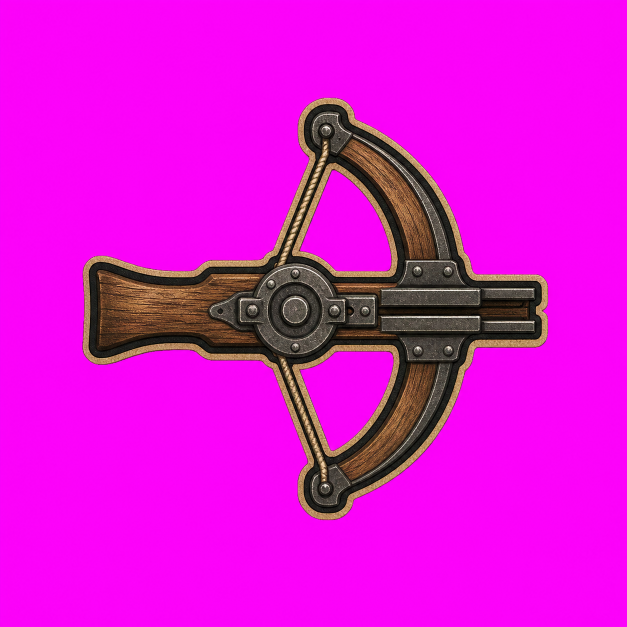
#> input picture v_apha/assets/_archive/crossbow-family-reset-2026-07-22/approved-canon-modules/ranger/ranger__active_primary__rapid_crossbow_v1_chroma.png, 1254 x 1254 px, found by its file name (shown at 1/2 size)
$ python prepare_ranger_rapid_crossbow.py
#> lines starting #> are read from the running program, lines starting #| are printed output that depends on the picture; after the words box and inside, x2 and y2 are one past the last pixel; in counts of white or black regions, pixels touching at a corner belong together
### v_apha/scripts/prepare_fortress_ranged_stone_chunk_b.py
#!/usr/bin/env python3
"""Promote fortress-ranged stone debris chunk B and compare the shared kit."""

from __future__ import annotations

import json
import shutil
from pathlib import Path

from PIL import Image, ImageDraw, ImageFont


ROOT = Path(__file__).resolve().parents[1]
CANDIDATES = ROOT / "assets/staging/candidates/modules/fortress_ranged"
CANON = ROOT / "assets/approved/canon/modules/fortress_ranged"
REVIEW = ROOT / "assets/staging/reviews/modules/fortress_ranged"
SOURCE = CANDIDATES / "fortress_ranged__debris__stone_rim_chunk_b_v1_chroma.png"
BASE_META = CANON / "fortress_ranged__base_token__round_light_v1.json"
CHUNK_A_IMAGE = CANON / "fortress_ranged__debris__stone_rim_chunk_a_v1_alpha.png"
CHUNK_A_META = CANON / "fortress_ranged__debris__stone_rim_chunk_a_v1.json"
NAME = "fortress_ranged__debris__stone_rim_chunk_b_v1"
SCALE_TO_BASE = 0.115


def chroma_to_alpha(source: Image.Image) -> Image.Image:
    out = source.convert("RGBA")
    pixels = []
    for r, g, b, _ in out.getdata():
        # Key the saturated magenta field while retaining the tan cut edge.
        dominance = min(r - g, b - g)
        # ImageGen leaves a thin compressed pink fringe around the cut line.
        # This asset has no legitimate pink material, so remove the full hue family.
        alpha = 0 if r > 130 and b > 120 and g < 145 and dominance > 32 else 255
        pixels.append((r, g, b, alpha))
#> this loop made 1572516 passes
#> (r, g, b, dominance) on passes 1 to 3: (240, 12, 240, 228), (248, 9, 248, 239), (250, 5, 249, 244)
#> after the loop, pixels = 1572516 items
    out.putdata(pixels)
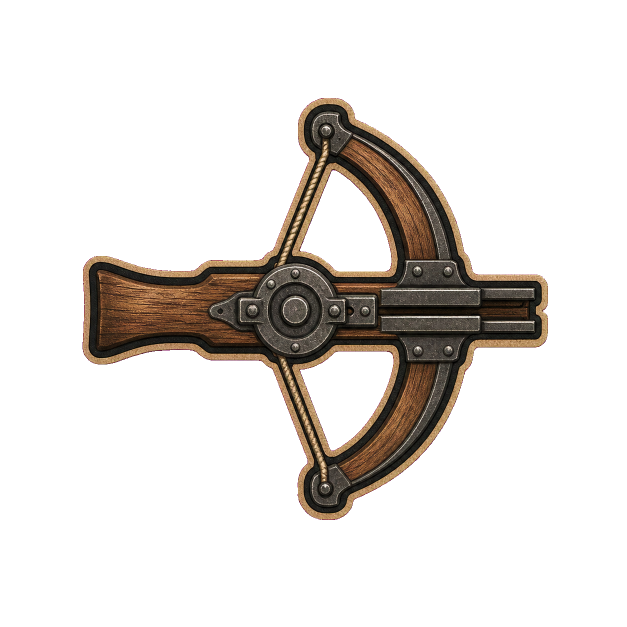
#> out: PIL image 1254x1254 RGBA (shown at 1/2 size); mean R, G, B, A 222.4, 16, 213.4, 47.1; transparent parts drawn white
    return out


# [130 lines left out: functions tight_bbox, center_of_mass, checker, main, not called in this run]


# [2 lines that do not run on import are left out]

### v_apha/scripts/prepare_ranger_rapid_crossbow.py
#!/usr/bin/env python3
"""Promote Ranger's rapid crossbow and validate its inherited-base rotation."""

from __future__ import annotations

import json
import math
import shutil
from pathlib import Path

from PIL import Image, ImageDraw, ImageFont

from prepare_fortress_ranged_stone_chunk_b import chroma_to_alpha, checker


ROOT = Path(__file__).resolve().parents[1]
NAME = "ranger__active_primary__rapid_crossbow_v1"
CANDIDATES = ROOT / "assets/staging/candidates/modules/ranger"
SOURCE = CANDIDATES / f"{NAME}_chroma.png"
ALPHA_FULL = CANDIDATES / f"{NAME}_alpha_full.png"
CANON = ROOT / "assets/approved/canon/modules/ranger"
REVIEW = ROOT / "assets/staging/reviews/modules/ranger"
SHARED = ROOT / "assets/approved/canon/modules/fortress_ranged"
BASE_META = SHARED / "fortress_ranged__base_token__round_light_v1.json"
CORE = ROOT / "assets/staging/reviews/modules/fortress_ranged/fortress_ranged__base_socket_lantern_housing_v1_composite.png"
SCALE_TO_BASE = 0.66


def bbox(image: Image.Image) -> tuple[int, int, int, int]:
    result = image.getchannel("A").point(lambda a: 255 if a > 18 else 0).getbbox()
#> result = (165, 196, 1096, 1040)
    if not result:
        raise RuntimeError("empty Ranger rapid-crossbow cutout")
    return result


def paste_at_pivot(canvas: Image.Image, layer: Image.Image, pivot: list[int], point: tuple[int, int]) -> None:
    canvas.alpha_composite(layer, (point[0] - pivot[0], point[1] - pivot[1]))


def main() -> None:
    CANON.mkdir(parents=True, exist_ok=True)
    REVIEW.mkdir(parents=True, exist_ok=True)
    source = Image.open(SOURCE).convert("RGBA")
    full = chroma_to_alpha(source)
    full.save(ALPHA_FULL, optimize=True)
    bounds = bbox(full)
#> bounds = (165, 196, 1096, 1040)
    cutout = full.crop(bounds)
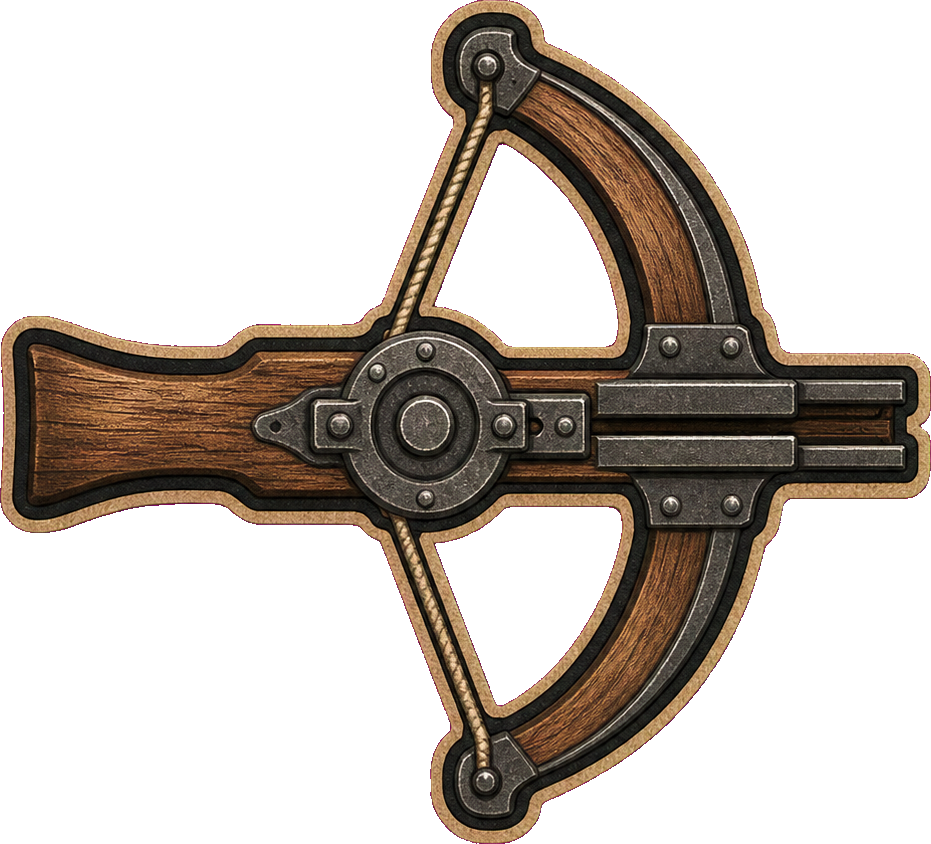
#> cutout: PIL image 931x844 RGBA; mean R, G, B, A 193.4, 29.5, 177.5, 94.3; transparent parts drawn white

    # ImageGen was constrained to center the mechanical axle on the source canvas.
    # Preserve that authored socket center instead of using center of visible mass.
    source_pivot = [source.width // 2, source.height // 2]
#> source_pivot = [627, 627]
    pivot = [source_pivot[0] - bounds[0], source_pivot[1] - bounds[1]]
#> pivot = [462, 431]
    pivot[0] = min(max(pivot[0], 0), cutout.width - 1)
    pivot[1] = min(max(pivot[1], 0), cutout.height - 1)

    alpha = cutout.getchannel("A")
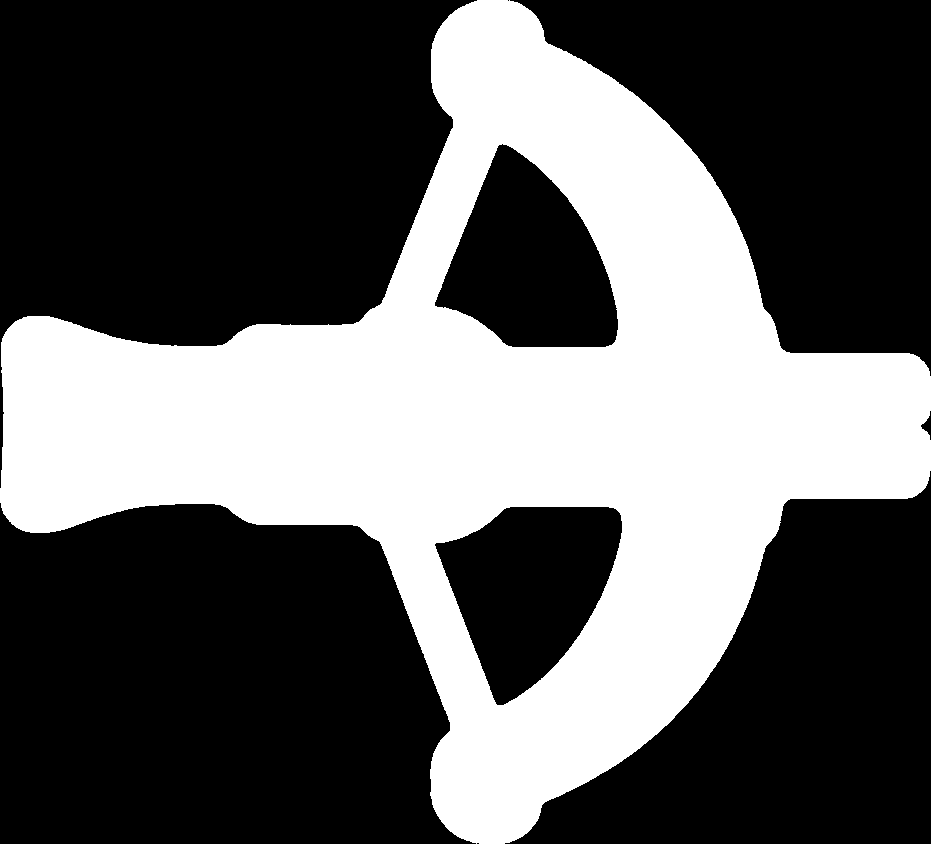
#> alpha: PIL image 931x844 L; 37% white; 1 white region, box (x1, y1, x2, y2) and area: (0, 0, 931, 844) 290655
    points = [(x, y) for y in range(cutout.height) for x in range(cutout.width) if alpha.getpixel((x, y)) > 18]
#> points = 290655 items
    muzzle = [max(x for x, _ in points), pivot[1]]
#> muzzle = [930, 431]

    alpha_path = CANON / f"{NAME}_alpha.png"
    chroma_path = CANON / f"{NAME}_chroma.png"
    cutout.save(alpha_path, optimize=True)
    shutil.copy2(SOURCE, chroma_path)

#> (the run stopped early here; a loop or call above may not have finished)
